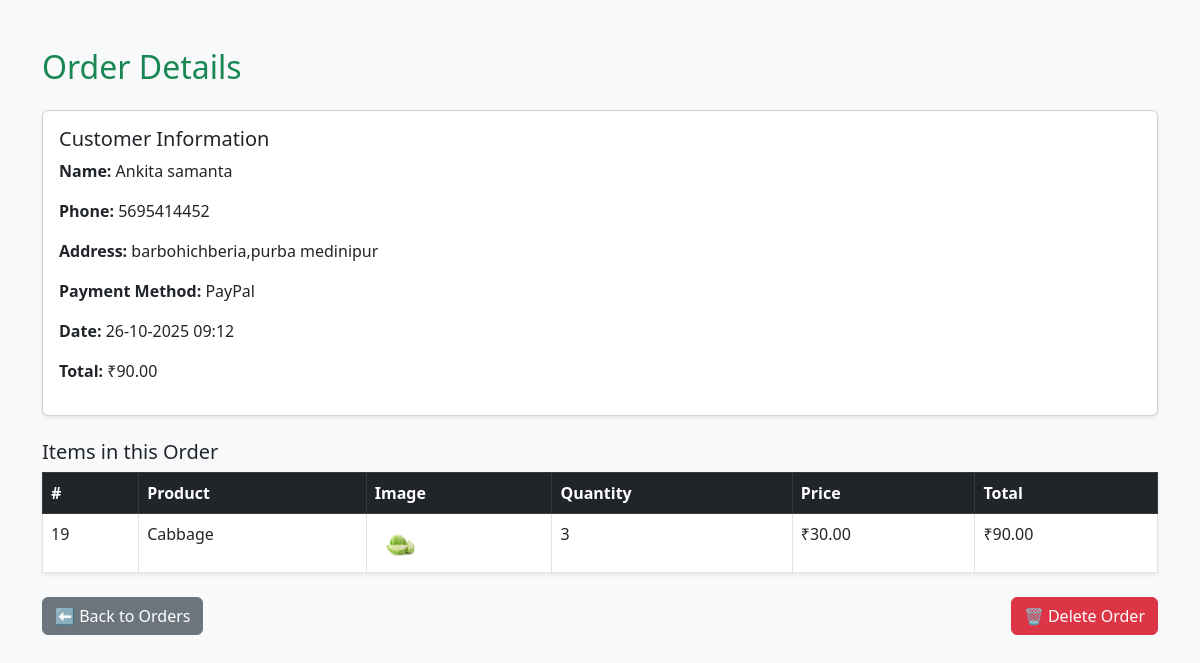
Screenshot of /db/order_details.php?id=21 (signed in) with the database file from the repository.
### tables this page shows
CREATE TABLE `orders` (
  `id` int(11) NOT NULL,
  `user_id` int(11) DEFAULT NULL,
  `customer_name` varchar(100) DEFAULT NULL,
  `customer_phone` varchar(20) DEFAULT NULL,
  `customer_address` text DEFAULT NULL,
  `total` decimal(10,2) DEFAULT NULL,
  `payment_method` varchar(50) DEFAULT NULL,
  `created_at` timestamp NOT NULL DEFAULT current_timestamp()
);

CREATE TABLE `order_items` (
  `id` int(11) NOT NULL,
  `order_id` int(11) DEFAULT NULL,
  `product_id` int(11) DEFAULT NULL,
  `quantity` int(11) DEFAULT NULL,
  `price` decimal(10,2) DEFAULT NULL
);

CREATE TABLE `products` (
  `id` int(11) NOT NULL,
  `name` varchar(100) DEFAULT NULL,
  `price` decimal(10,2) DEFAULT NULL,
  `image` varchar(255) DEFAULT NULL,
  `rating` decimal(2,1) DEFAULT 0.0
);

### db/order_details.php (the view, shortened to what this page needs)
<?php
include 'config.php';
$order_id = intval($_GET['id']);
$order_sql = "SELECT * FROM orders WHERE id = $order_id";
$order_result = $conn->query($order_sql);
$order = $order_result->fetch_assoc();
$items_sql = "
    SELECT oi.*, p.name AS product_name, p.image
    FROM order_items oi
    JOIN products p ON oi.product_id = p.id
    WHERE oi.order_id = $order_id
";
$items_result = $conn->query($items_sql);
?>
<!DOCTYPE html>
<html lang="en">
<head>
<link href="https://cdn.jsdelivr.net/npm/bootstrap@5.3.0/dist/css/bootstrap.min.css" rel="stylesheet">
</head>
<body class="bg-light">
<div class="container mt-5">
  <h2 class="mb-4 text-success">Order Details</h2>
  <div class="card mb-4 shadow-sm">
    <div class="card-body">
      <h5>Customer Information</h5>
      <p><strong>Name:</strong> <?= htmlspecialchars($order['customer_name']); ?></p>
      <p><strong>Phone:</strong> <?= htmlspecialchars($order['customer_phone']); ?></p>
      <p><strong>Address:</strong> <?= htmlspecialchars($order['customer_address']); ?></p>
      <p><strong>Payment Method:</strong> <?= htmlspecialchars($order['payment_method']); ?></p>
      <p><strong>Date:</strong> <?= date("d-m-Y H:i", strtotime($order['created_at'])); ?></p>
      <p><strong>Total:</strong> ₹<?= number_format($order['total'], 2); ?></p>
    </div>
  </div>
  <?php if ($items_result && $items_result->num_rows > 0): ?>
  <h5>Items in this Order</h5>
  <table class="table table-bordered shadow-sm">
    <thead class="table-dark">
      <tr>
        <th>#</th>
        <th>Product</th>
        <th>Image</th>
        <th>Quantity</th>
        <th>Price</th>
        <th>Total</th>
      </tr>
    </thead>
    <tbody>
      <?php while($item = $items_result->fetch_assoc()): ?>
        <tr>
          <td><?= $item['id']; ?></td>
          <td><?= htmlspecialchars($item['product_name']); ?></td>
          <td>
            <?php if(!empty($item['image'])): ?>
              <img src="../images/<?= htmlspecialchars($item['image']); ?>"
                   alt="<?= htmlspecialchars($item['product_name']); ?>"
                   width="50" style="cursor:pointer;"
                   data-bs-toggle="modal"
                   data-bs-target="#imageModal<?= $item['id']; ?>">
            <?php else: ?>
              N/A
            <?php endif; ?>
          </td>
          <td><?= htmlspecialchars($item['quantity']); ?></td>
          <td>₹<?= number_format($item['price'], 2); ?></td>
          <td>₹<?= number_format($item['quantity'] * $item['price'], 2); ?></td>
        </tr>
      <?php endwhile; ?>
    </tbody>
  </table>
  <?php else: ?>
    <p class="text-muted">No items found for this order.</p>
  <?php endif; ?>
  <div class="d-flex justify-content-between mt-4">
    <a href="orders.php" class="btn btn-secondary">⬅ Back to Orders</a>
    <form method="post" onsubmit="return confirmDelete()">
      <button type="submit" name="delete_order" class="btn btn-danger">🗑 Delete Order</button>
    </form>
  </div>
</div>
</body>
</html>

### rows the page displays
orders: customer_name "Ankita samanta", customer_phone "5695414452", customer_address "barbohichberia,purba medinipur", payment_method "PayPal", created_at "26-10-2025 09:12", total "90.00"
order_items: id "19", product.name "Cabbage", product.image (picture), quantity "3", price "30.00", $item['quantity'] * $item['price'] "90.00"
